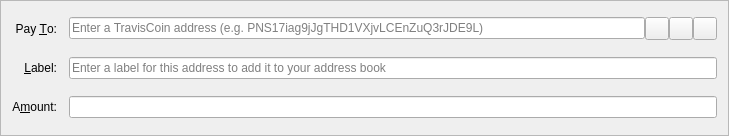
<?xml version="1.0" encoding="UTF-8"?>
<ui version="4.0">
 <class>SendCoinsEntry</class>
 <widget class="QFrame" name="SendCoinsEntry">
  <property name="geometry">
   <rect>
    <x>0</x>
    <y>0</y>
    <width>729</width>
    <height>136</height>
   </rect>
  </property>
  <property name="windowTitle">
   <string>Form</string>
  </property>
  <property name="frameShape">
   <enum>QFrame::StyledPanel</enum>
  </property>
  <property name="frameShadow">
   <enum>QFrame::Sunken</enum>
  </property>
  <layout class="QGridLayout" name="gridLayout">
   <property name="spacing">
    <number>12</number>
   </property>
   <item row="5" column="0">
    <widget class="QLabel" name="label">
     <property name="text">
      <string>A&amp;mount:</string>
     </property>
     <property name="alignment">
      <set>Qt::AlignRight|Qt::AlignTrailing|Qt::AlignVCenter</set>
     </property>
     <property name="buddy">
      <cstring>payAmount</cstring>
     </property>
    </widget>
   </item>
   <item row="3" column="0">
    <widget class="QLabel" name="label_2">
     <property name="text">
      <string>Pay &amp;To:</string>
     </property>
     <property name="alignment">
      <set>Qt::AlignRight|Qt::AlignTrailing|Qt::AlignVCenter</set>
     </property>
     <property name="buddy">
      <cstring>payTo</cstring>
     </property>
    </widget>
   </item>
   <item row="5" column="1">
    <widget class="BitcoinAmountField" name="payAmount"/>
   </item>
   <item row="4" column="1">
    <layout class="QHBoxLayout" name="horizontalLayout_2">
     <property name="spacing">
      <number>0</number>
     </property>
     <item>
      <widget class="QValidatedLineEdit" name="addAsLabel">
       <property name="enabled">
        <bool>true</bool>
       </property>
       <property name="toolTip">
        <string>Enter a label for this address to add it to your address book</string>
       </property>
       <property name="placeholderText">
        <string>Enter a label for this address to add it to your address book</string>
       </property>
      </widget>
     </item>
    </layout>
   </item>
   <item row="4" column="0">
    <widget class="QLabel" name="label_4">
     <property name="text">
      <string>&amp;Label:</string>
     </property>
     <property name="alignment">
      <set>Qt::AlignRight|Qt::AlignTrailing|Qt::AlignVCenter</set>
     </property>
     <property name="buddy">
      <cstring>addAsLabel</cstring>
     </property>
    </widget>
   </item>
   <item row="3" column="1">
    <layout class="QHBoxLayout" name="payToLayout">
     <property name="spacing">
      <number>0</number>
     </property>
     <item>
      <widget class="QValidatedLineEdit" name="payTo">
       <property name="toolTip">
        <string>The address to send the payment to</string>
       </property>
       <property name="maxLength">
        <number>34</number>
       </property>
       <property name="placeholderText">
        <string>Enter a TravisCoin address (e.g. PNS17iag9jJgTHD1VXjvLCEnZuQ3rJDE9L)</string>
       </property>
      </widget>
     </item>
     <item>
      <widget class="QToolButton" name="addressBookButton">
       <property name="toolTip">
        <string>Choose address from address book</string>
       </property>
       <property name="text">
        <string/>
       </property>
       <property name="icon">
        <iconset resource="../bitcoin.qrc">
         <normaloff>:/icons/address-book</normaloff>:/icons/address-book</iconset>
       </property>
       <property name="shortcut">
        <string>Alt+A</string>
       </property>
      </widget>
     </item>
     <item>
      <widget class="QToolButton" name="pasteButton">
       <property name="toolTip">
        <string>Paste address from clipboard</string>
       </property>
       <property name="text">
        <string/>
       </property>
       <property name="icon">
        <iconset resource="../bitcoin.qrc">
         <normaloff>:/icons/editpaste</normaloff>:/icons/editpaste</iconset>
       </property>
       <property name="shortcut">
        <string>Alt+P</string>
       </property>
      </widget>
     </item>
     <item>
      <widget class="QToolButton" name="deleteButton">
       <property name="toolTip">
        <string>Remove this recipient</string>
       </property>
       <property name="text">
        <string/>
       </property>
       <property name="icon">
        <iconset resource="../bitcoin.qrc">
         <normaloff>:/icons/remove</normaloff>:/icons/remove</iconset>
       </property>
      </widget>
     </item>
    </layout>
   </item>
  </layout>
 </widget>
 <customwidgets>
  <customwidget>
   <class>BitcoinAmountField</class>
   <extends>QLineEdit</extends>
   <header>bitcoinamountfield.h</header>
   <container>1</container>
  </customwidget>
  <customwidget>
   <class>QValidatedLineEdit</class>
   <extends>QLineEdit</extends>
   <header>qvalidatedlineedit.h</header>
  </customwidget>
 </customwidgets>
 <resources>
  <include location="../bitcoin.qrc"/>
 </resources>
 <connections/>
</ui>
